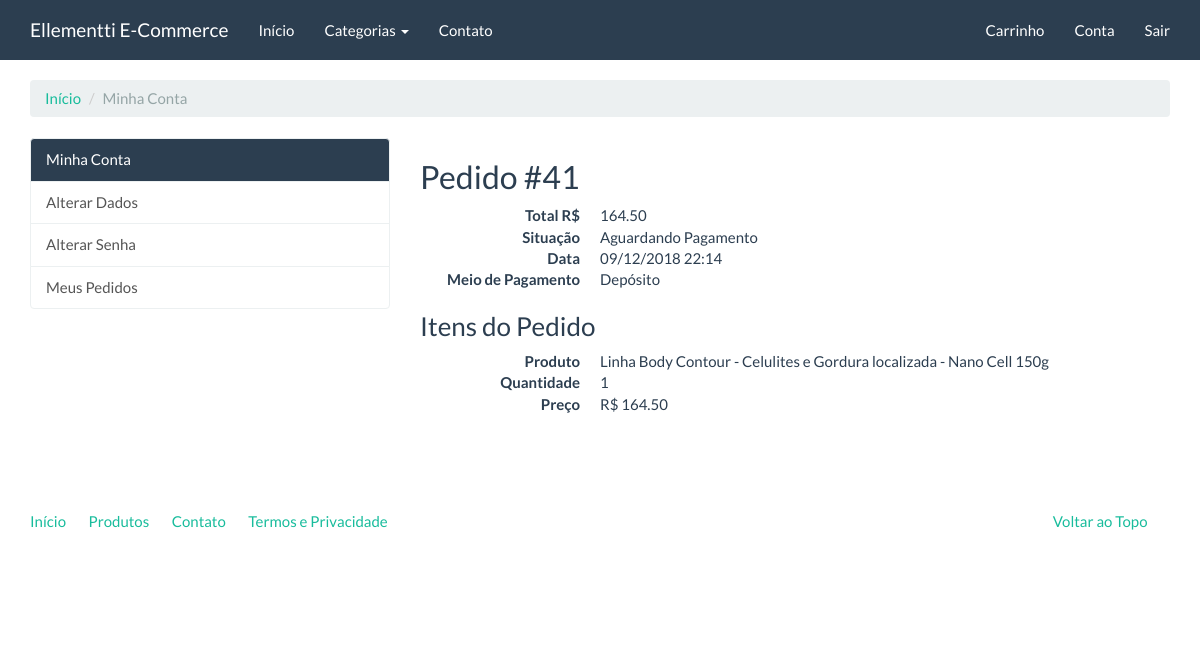
Page /compras/meus-pedidos/41/ (signed in) on the committed database.
### checkout/models.py (models this page shows, shortened)
class Order(models.Model):
    STATUS_CHOICES = (
        (0, 'Aguardando Pagamento'),
        (1, 'Concluída'),
        (2, 'Cancelada'),
    )
    PAYMENT_OPTION_CHOICES = (
        ('deposit', 'Depósito'),
        ('pagseguro', 'PagSeguro'),
        ('paypal', 'Paypal'),
    )
    user = models.ForeignKey(settings.AUTH_USER_MODEL, verbose_name='Usuário')
    status = models.IntegerField(
        'Situação', choices=STATUS_CHOICES, default=0, blank=True
    )
    payment_option = models.CharField(
        'Opção de Pagamento', choices=PAYMENT_OPTION_CHOICES, max_length=20,
        default='deposit'
    )
    created = models.DateTimeField('Criado em', auto_now_add=True)
    modified = models.DateTimeField('Modificado em', auto_now=True)
    objects = OrderManager()
    class Meta:
        verbose_name = 'Pedido'
        verbose_name_plural = 'Pedidos'
    def total(self):
        aggregate_queryset = self.items.aggregate(
            total=models.Sum(
                models.F('price') * models.F('quantity'),
                output_field=models.DecimalField()
            )
        )
        return aggregate_queryset['total']
    def pagseguro(self):
        self.payment_option = 'pagseguro'
        self.save()
        pg = PagSeguro(
            email=settings.PAGSEGURO_EMAIL, token=settings.PAGSEGURO_TOKEN,
            config={'sandbox': settings.PAGSEGURO_SANDBOX}
        )
        pg.sender = {
            'email': self.user.email
        }
        pg.reference_prefix = ''
        pg.shipping = None
        pg.reference = self.pk
        for item in self.items.all():
            pg.items.append(
                {
                    'id': item.product.pk,
                    'description': item.product.name,
                    'quantity': item.quantity,
                    'amount': '%.2f' % item.price
                }
            )
        return pg
    def paypal(self):
        self.payment_option = 'paypal'
        self.save()
        paypal_dict = {
            'upload': '1',
            'business': settings.PAYPAL_EMAIL,
            'invoice': self.pk,
            'cmd': '_cart',
            'currency_code': 'BRL',
            'charset': 'utf-8',
        }
        index = 1
        for item in self.items.all():
            paypal_dict['amount_{}'.format(index)] = '%.2f' % item.price
            paypal_dict['item_name_{}'.format(index)] = item.product.name
            paypal_dict['quantity_{}'.format(index)] = item.quantity
            index = index + 1
        return paypal_dict

class OrderItem(models.Model):
    order = models.ForeignKey(Order, verbose_name='Pedido', related_name='items')
    product = models.ForeignKey('catalog.Product', verbose_name='Produto')
    quantity = models.PositiveIntegerField('Quantidade', default=1)
    price = models.DecimalField('Preço', decimal_places=2, max_digits=8)
    class Meta:
        verbose_name = 'Item do pedido'
        verbose_name_plural = 'Itens dos pedidos'

### catalog/models.py (models this page shows, shortened)
class Product(models.Model):
    name = models.CharField('Nome', max_length=100)
    slug = models.SlugField('Identificador', max_length=100)
    category = models.ForeignKey('catalog.Category', verbose_name='Categoria', on_delete=models.CASCADE)
    description = models.TextField('Descrição', blank=True)
    price = models.DecimalField('Preço', decimal_places=2, max_digits=8)
    created = models.DateTimeField('Criado em', auto_now_add=True)
    modified = models.DateTimeField('Modificado em', auto_now=True)
    class Meta:
        verbose_name = 'Produto'
        verbose_name_plural = 'Produtos'
        ordering = ['name']
    def __str__(self):
        return self.name

### checkout/views.py (the view)
class OrderDetailView(LoginRequiredMixin, DetailView):
    template_name = 'checkout/order_detail.html'
    def get_queryset(self):
        return Order.objects.filter(user=self.request.user)

### catalog/context_processors.py (called while the page is built)
def categories(request):
    return {
        'categories': Category.objects.all()
    }

### catalog/models.py (called while the page is built)
    def __str__(self):
        return self.name

    def get_absolute_url(self):
        return reverse('catalog:category', kwargs={'slug': self.slug})

### checkout/templates/checkout/order_detail.html (shortened to what this page needs)
{% extends "accounts/index.html" %}
{% block accounts_container %}
<h2>Pedido #{{ order.pk }}</h2>
<dl class="dl-horizontal">
    <dt>Total R$</dt>
    <dd>{{ object.total|floatformat:"2" }}</dd>
    <dt>Situação</dt>
    <dd>{{ object.get_status_display }}</dd>
    <dt>Data</dt>
    <dd>{{ object.created|date:"d/m/Y H:i" }}</dd>
    <dt>Meio de Pagamento</dt>
    <dd>{{ object.get_payment_option_display }}</dd>
</dl>
<h3>Itens do Pedido</h3>
{% for item in object.items.all %}
    <dl class="dl-horizontal">
        <dt>Produto</dt>
        <dd>{{ item.product }}</dd>
        <dt>Quantidade</dt>
        <dd>{{ item.quantity }}</dd>
        <dt>Preço</dt>
        <dd>R$ {{ item.price|floatformat:"2" }}</dd>
    </dl>
{% endfor %}
{% endblock %}

### rows in the picture
Order: pk "41", total "164.50", status "Aguardando Pagamento", created "09/12/2018 22:14", payment_option "Depósito"
OrderItem: product "Linha Body Contour - Celulites e Gordura localizada - Nano Cell 150g", quantity "1", price "164.50"
